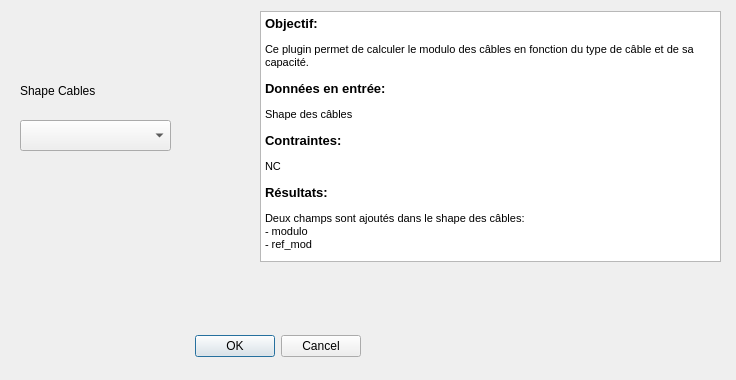
<?xml version="1.0" encoding="UTF-8"?>
<ui version="4.0">
 <class>Calcul_modulo_cableDialogBase</class>
 <widget class="QDialog" name="Calcul_modulo_cableDialogBase">
  <property name="geometry">
   <rect>
    <x>0</x>
    <y>0</y>
    <width>736</width>
    <height>380</height>
   </rect>
  </property>
  <property name="windowTitle">
   <string>Calcul_modulo_cable</string>
  </property>
  <widget class="QDialogButtonBox" name="button_box">
   <property name="geometry">
    <rect>
     <x>20</x>
     <y>330</y>
     <width>341</width>
     <height>32</height>
    </rect>
   </property>
   <property name="orientation">
    <enum>Qt::Horizontal</enum>
   </property>
   <property name="standardButtons">
    <set>QDialogButtonBox::Cancel|QDialogButtonBox::Ok</set>
   </property>
  </widget>
  <widget class="QComboBox" name="comboCABLES">
   <property name="geometry">
    <rect>
     <x>20</x>
     <y>120</y>
     <width>151</width>
     <height>31</height>
    </rect>
   </property>
  </widget>
  <widget class="QLabel" name="label">
   <property name="geometry">
    <rect>
     <x>20</x>
     <y>80</y>
     <width>131</width>
     <height>21</height>
    </rect>
   </property>
   <property name="text">
    <string>Shape Cables</string>
   </property>
  </widget>
  <widget class="QTextBrowser" name="textBrowser">
   <property name="geometry">
    <rect>
     <x>260</x>
     <y>11</y>
     <width>461</width>
     <height>251</height>
    </rect>
   </property>
   <property name="html">
    <string>&lt;!DOCTYPE HTML PUBLIC &quot;-//W3C//DTD HTML 4.0//EN&quot; &quot;http://www.w3.org/TR/REC-html40/strict.dtd&quot;&gt;
&lt;html&gt;&lt;head&gt;&lt;meta name=&quot;qrichtext&quot; content=&quot;1&quot; /&gt;&lt;style type=&quot;text/css&quot;&gt;
p, li { white-space: pre-wrap; }
&lt;/style&gt;&lt;/head&gt;&lt;body style=&quot; font-family:'MS Shell Dlg 2'; font-size:8.25pt; font-weight:400; font-style:normal;&quot;&gt;
&lt;p style=&quot; margin-top:0px; margin-bottom:0px; margin-left:0px; margin-right:0px; -qt-block-indent:0; text-indent:0px;&quot;&gt;&lt;span style=&quot; font-size:10pt; font-weight:600;&quot;&gt;Objectif:&lt;/span&gt;&lt;/p&gt;
&lt;p style=&quot; margin-top:12px; margin-bottom:0px; margin-left:0px; margin-right:0px; -qt-block-indent:0; text-indent:0px;&quot;&gt;&lt;span style=&quot; font-family:'MS Shell Dlg 2,sans-serif'; font-size:8pt;&quot;&gt;Ce plugin permet de calculer le modulo des câbles en fonction du type de câble et de sa capacité.&lt;/span&gt;&lt;/p&gt;
&lt;p style=&quot; margin-top:12px; margin-bottom:0px; margin-left:0px; margin-right:0px; -qt-block-indent:0; text-indent:0px;&quot;&gt;&lt;span style=&quot; font-family:'MS Shell Dlg 2,sans-serif'; font-size:10pt; font-weight:600;&quot;&gt;Données en entrée: &lt;/span&gt;&lt;/p&gt;
&lt;p style=&quot; margin-top:12px; margin-bottom:0px; margin-left:0px; margin-right:0px; -qt-block-indent:0; text-indent:0px;&quot;&gt;&lt;span style=&quot; font-size:8pt;&quot;&gt;Shape des câbles&lt;/span&gt;&lt;/p&gt;
&lt;p style=&quot; margin-top:12px; margin-bottom:0px; margin-left:0px; margin-right:0px; -qt-block-indent:0; text-indent:0px;&quot;&gt;&lt;span style=&quot; font-family:'MS Shell Dlg 2,sans-serif'; font-size:10pt; font-weight:600;&quot;&gt;Contraintes:&lt;/span&gt;&lt;span style=&quot; font-size:10pt;&quot;&gt; &lt;/span&gt;&lt;/p&gt;
&lt;p style=&quot; margin-top:12px; margin-bottom:12px; margin-left:0px; margin-right:0px; -qt-block-indent:0; text-indent:0px;&quot;&gt;&lt;span style=&quot; font-size:8pt;&quot;&gt;NC&lt;/span&gt;&lt;/p&gt;
&lt;p style=&quot; margin-top:12px; margin-bottom:12px; margin-left:0px; margin-right:0px; -qt-block-indent:0; text-indent:0px;&quot;&gt;&lt;span style=&quot; font-family:'MS Shell Dlg 2,sans-serif'; font-size:10pt; font-weight:600;&quot;&gt;Résultats:&lt;/span&gt;&lt;span style=&quot; font-size:10pt;&quot;&gt; &lt;/span&gt;&lt;/p&gt;
&lt;p style=&quot; margin-top:0px; margin-bottom:0px; margin-left:0px; margin-right:0px; -qt-block-indent:0; text-indent:0px;&quot;&gt;&lt;span style=&quot; font-size:8pt;&quot;&gt;Deux champs sont ajoutés dans le shape des câbles:&lt;/span&gt;&lt;/p&gt;
&lt;p style=&quot; margin-top:0px; margin-bottom:0px; margin-left:0px; margin-right:0px; -qt-block-indent:0; text-indent:0px;&quot;&gt;&lt;span style=&quot; font-size:8pt;&quot;&gt;- modulo&lt;/span&gt;&lt;/p&gt;
&lt;p style=&quot; margin-top:0px; margin-bottom:0px; margin-left:0px; margin-right:0px; -qt-block-indent:0; text-indent:0px;&quot;&gt;&lt;span style=&quot; font-size:8pt;&quot;&gt;- ref_mod&lt;/span&gt;&lt;/p&gt;&lt;/body&gt;&lt;/html&gt;</string>
   </property>
  </widget>
 </widget>
 <resources/>
 <connections>
  <connection>
   <sender>button_box</sender>
   <signal>accepted()</signal>
   <receiver>Calcul_modulo_cableDialogBase</receiver>
   <slot>accept()</slot>
   <hints>
    <hint type="sourcelabel">
     <x>20</x>
     <y>20</y>
    </hint>
    <hint type="destinationlabel">
     <x>20</x>
     <y>20</y>
    </hint>
   </hints>
  </connection>
  <connection>
   <sender>button_box</sender>
   <signal>rejected()</signal>
   <receiver>Calcul_modulo_cableDialogBase</receiver>
   <slot>reject()</slot>
   <hints>
    <hint type="sourcelabel">
     <x>20</x>
     <y>20</y>
    </hint>
    <hint type="destinationlabel">
     <x>20</x>
     <y>20</y>
    </hint>
   </hints>
  </connection>
 </connections>
</ui>
